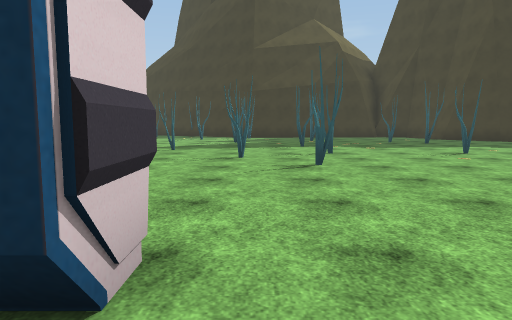
View 1 (above)

24 first-person views from a walk through a Unity game level. The camera is 1.4 m above the floor, tilts 6° down and sees 70° across. The floor is counted in squares, 2 m on a side. Each view is taken from the middle of a square. On the plan, view 1 faces up. The plan holds only what a view shows up to about 11 squares ahead; the rest is blank. The place goes on beyond the plan. Some surface patterns are stand-ins.

View 2
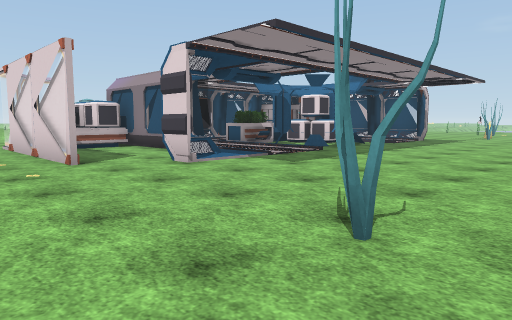

View 3
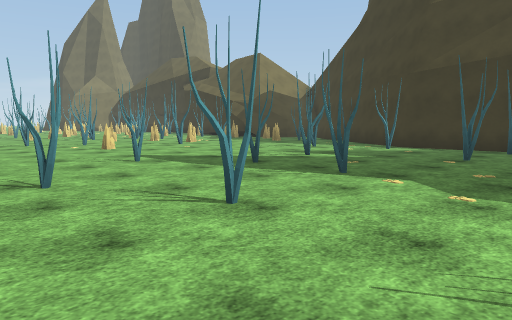

View 4
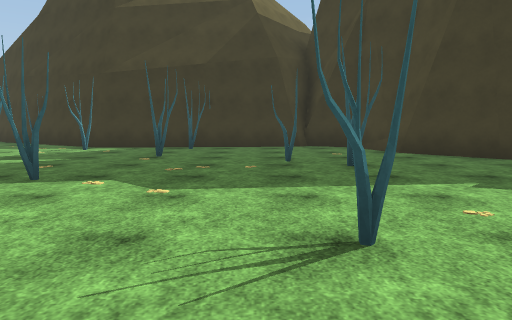

View 5
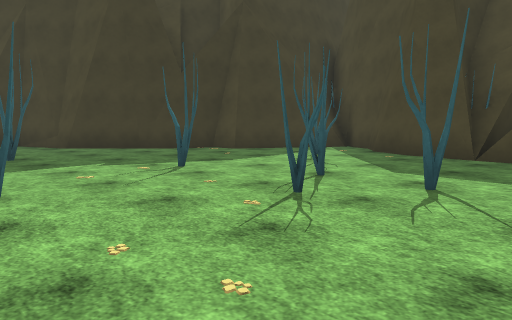

View 6
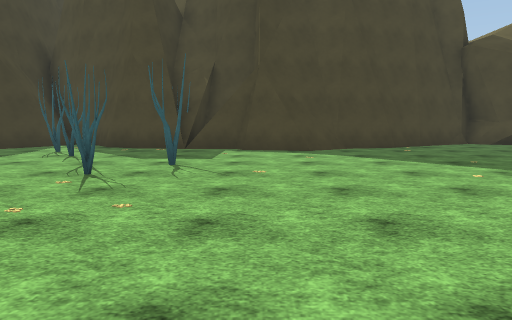

View 7
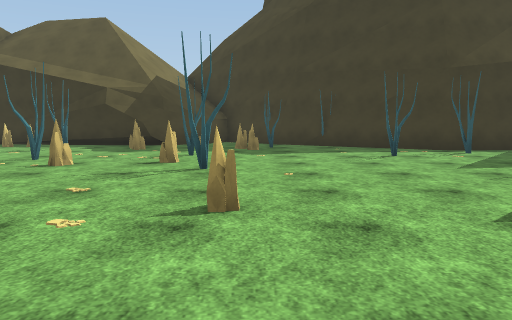

View 8
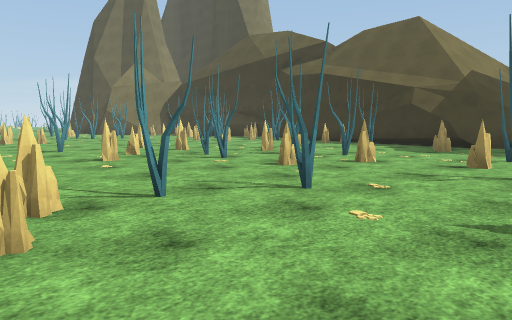

View 9
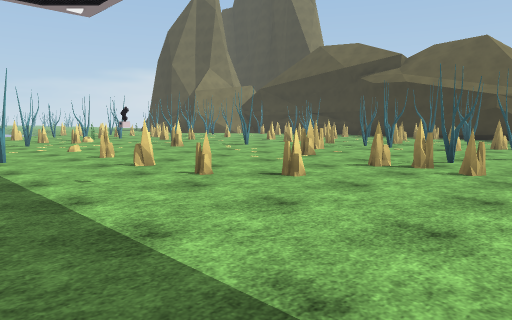

View 10
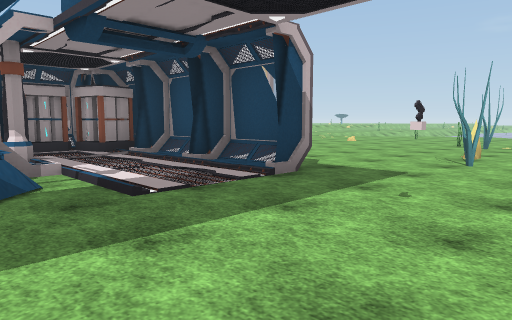

View 11
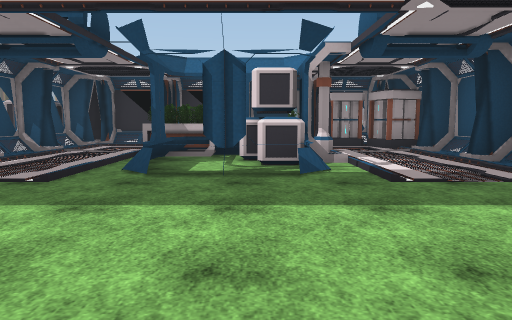

View 12
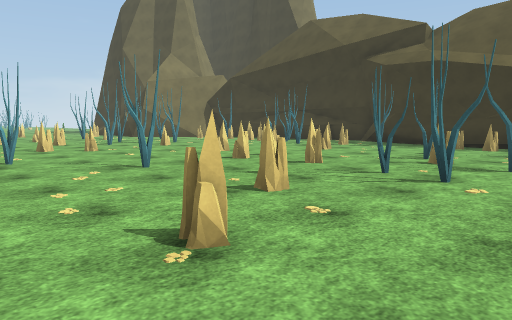

View 13
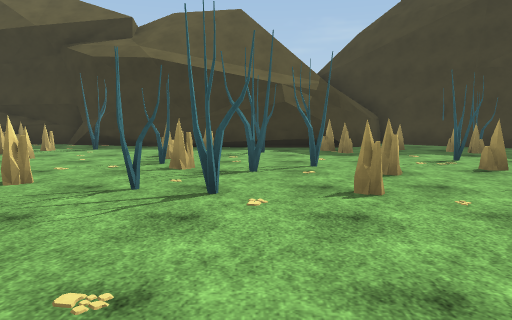

View 14
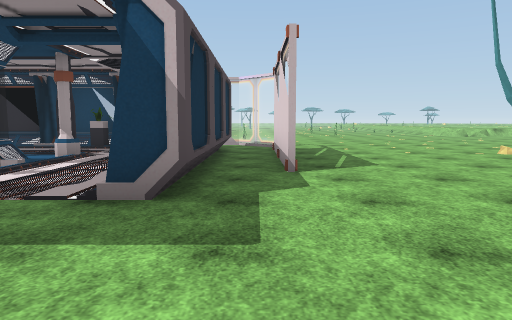

View 15
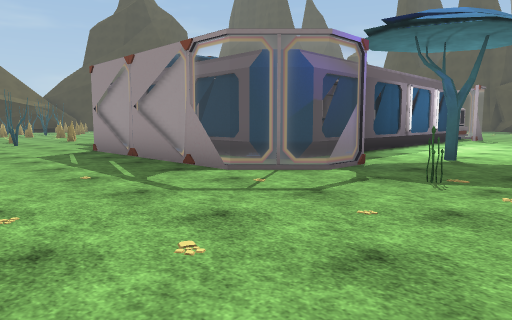

View 16
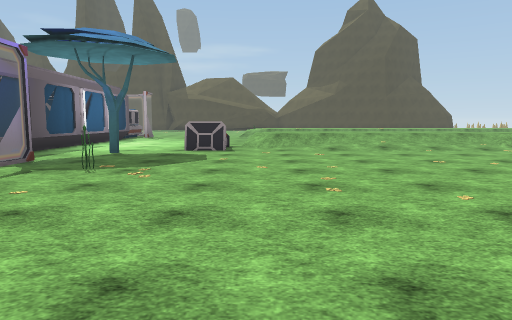

View 17
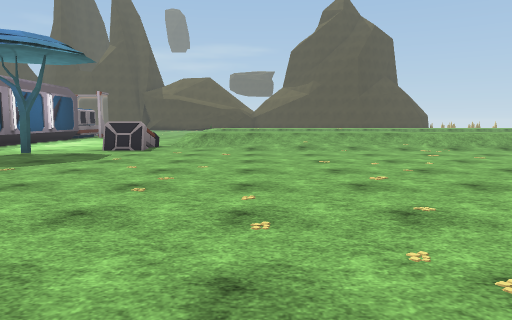

View 18
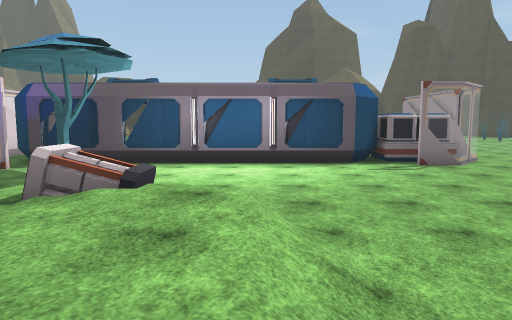

View 19
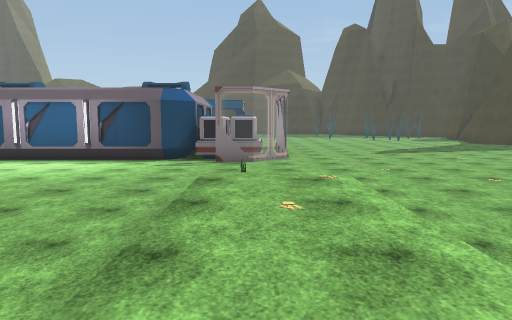

View 20
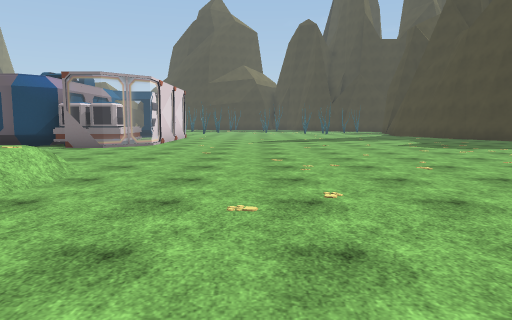

View 21
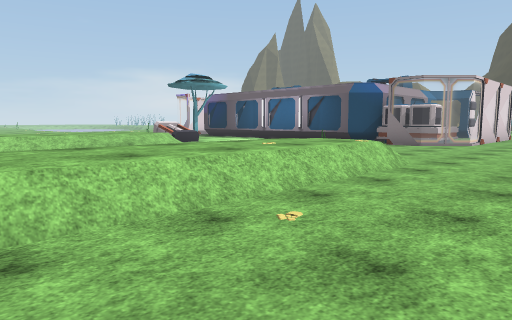

View 22
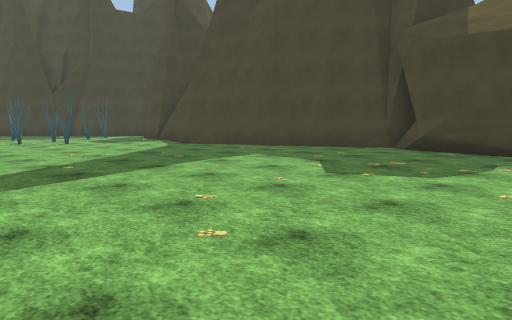

View 23
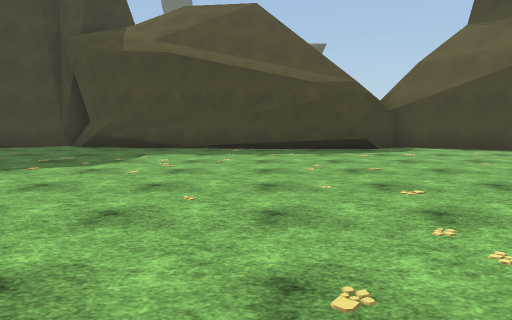

View 24
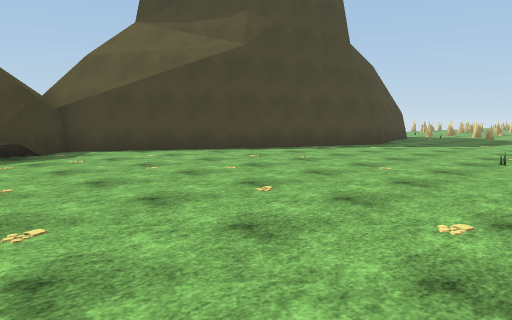

### Floor plan
Key: @ floor where view 1 was taken; # wall or solid block; . main floor; : floor 0.75 m higher than the main floor; / step, stairs or slope; = window, fence, low wall or low ledge; C container; L column; B battery; P plant; O other object.
Columns run from 17 left of view 1 to 13 right of it. Each row starts with its distance up from view 1.
 19 #####    ## O#
 18  .########...#O
 17   #O.##..#..O..###   ###
 16   .....O.........#####.##
 15 .#...#.....O.....O.O....##
 14 .....O..O......O.........##
 13 .#....#O#..........O......##
 12 ......OO#..O....O.....OO...##
 11 .......O....................##
 10 ...O......O.#....OO..........##
  9 .........O.....O........O..O..
  8 .O#...#..#.........O..O...O..##
  7  .........#......O.......O...#
  6 ........#.........O.....O....#
  5 ....#..=.................O...#
  4 .......O....................##
  3 ...OO.......................##
  2 .................... ........#
  1 ......=..###...==...  .......#
  0 ......#..#C.#..#.@=.  .......##
 -1 ....#.=..=CO#..=..#.  ........#
 -2 ....#.#..L.#O..#..=   ........#
 -3 ....#.B....  ..#CC#.  .........
 -4 ....#.#BBP.. .##CC=...........#
 -5 ....==#========.#=............#
 -6 ......=.......................#
 -7  .......O.....................#
 -8  ....P.......................##
 -9  ........BB..................#
-10 ..........///.../O/..........#
-11  ........./:/.../::..........##
-12 .........//:/.../::...........#
-13  ........//:/  ./::...........#
-14   .......//:/   /::..........##
-15     .....//     /::..........#
-16      ...../       :...O.....##
-17        ../:           ......#
-18         ./:            ....##
-19          /:            ....#
-20                        ....
-21                        ...

Positions as (right, up) in squares from view 1, and headings:
1: (0, 0), facing up
2: (3, 7), facing down-left
3: (4, 6), facing up-left
4: (4, 6), facing up
5: (4, 4), facing up-right
6: (2, 4), facing right
7: (-5, 7), facing up
8: (-5, 7), facing up-left
9: (-6, 2), facing up-left
10: (-7, 5), facing down-left
11: (-7, 6), facing down
12: (-9, 7), facing up-left
13: (-10, 8), facing up
14: (-12, 5), facing down
15: (-16, -9), facing up-right
16: (-17, -10), facing right
17: (-17, -12), facing right
18: (-5, -14), facing up
19: (0, -15), facing up
20: (4, -15), facing up
21: (4, -16), facing up-left
22: (4, -7), facing up-right
23: (3, -8), facing right
24: (4, -9), facing down-right
